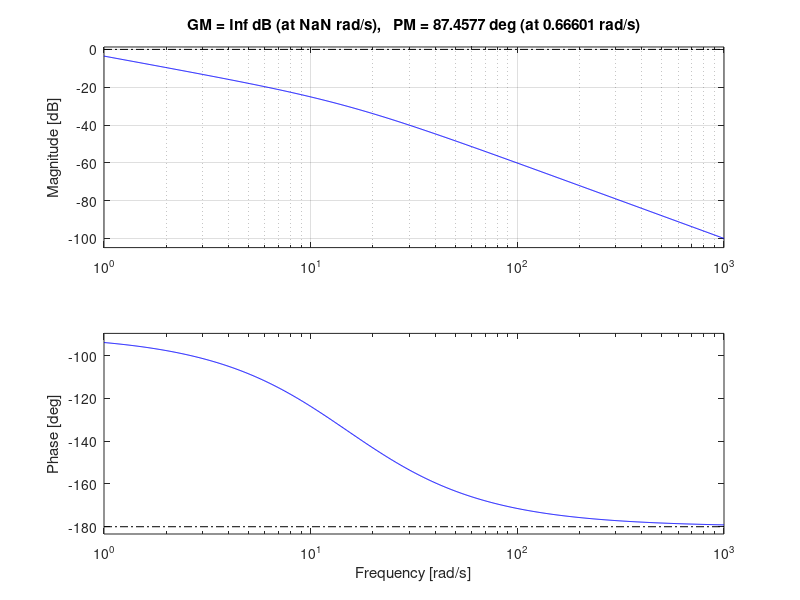
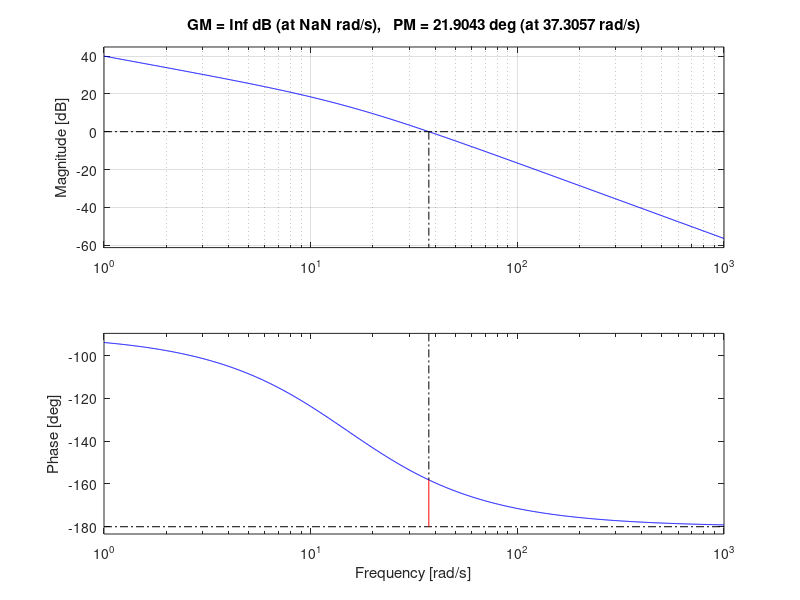
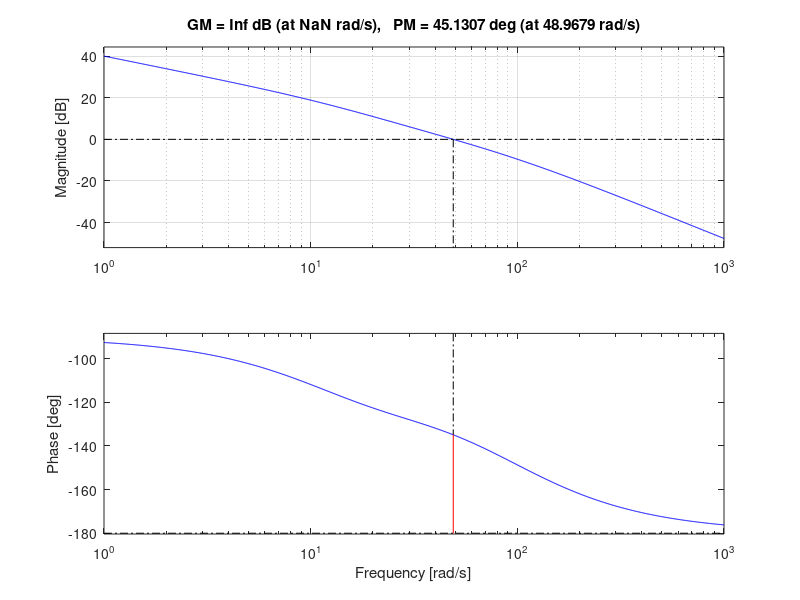
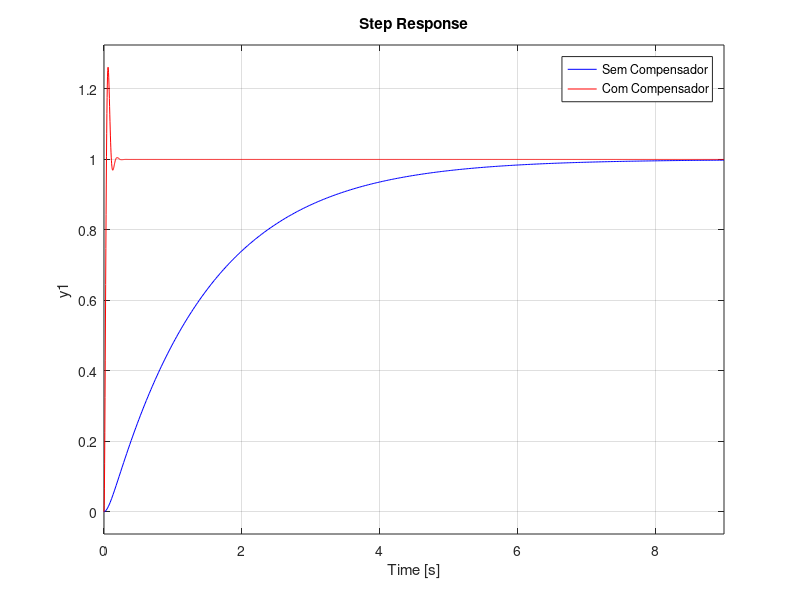

Write the MATLAB code that produced these figures, in order.
%% ESPECIFICACOES
%  PLANTA: G(s) = 10/(s(s+15))
%  mf  = 45 deg
%  mg  = 12 dB
%  ess = 0,01

close all
clc

%% Planta (tipo 1)
nump = 10;
denp = [1 15 0];
G = tf(nump,denp)

%% Determinar a constante Kc do controlador com base no
% desempenho em estado estacionario. Como Kv=100, . Portanto
% o controlador deve contribuir com ganho CC de 150. Assim
Kc = 150;

%% Determinar de quanto precisa ser o aumento de fase para
% termos MF aprox 50 graus ao final. 
% Primeiro fazemos o diagrama de Bode do sistema nao compensado
figure(1)
bode(G)
margin(G)
grid

% usando o Kc somente, acharemos uma primeira estimativa da 
% frequencia de cruzamento:
% planta com compensacao de ganho 
GKc=tf(Kc*nump,denp);

% Diagrama de Bode do sistema compensado com ganho
figure(2)
bode(GKc)
margin(GKc)
grid

% a margem de fase eh aproximadamente 21,9 graus e a frequencia em torno de 37,3 rad/s. 
% Portanto faltam 23,1 graus para 45. Como a frequencia de cruzamente sera
% sempre maior (pela acao do controlador), somaremos uma folga, de 5 graus.
% Assim, desejamos que no ponto de maxima elevacao de fase, o controlador
% contribua 28,1 graus: phi_m = 45 - 21,9 + 5 = 28,1
phi_m=28.1;

%% Determinar a posicao "relativa" do polo em relacao ao zero
% A razao entre as frequencias do zero e do polo, que eh igual a
% "a", que eh dado por 
a=(1-sin(phi_m*pi/180))/(1+sin(phi_m*pi/180))

%% Determinar a "localizacao" da resposta em frequencia do
% controlador, ou seja, encontrar wm, frequencia em que ocorre phi_m. Nessa
% frequencia o ganho do controlador eh (em dB): 
Gc_wm=20*log10(Kc/sqrt(a)) 

%% Para que wm seja a nova frequencia de cruzamento, o ganho
% de malha nessa fequencia deve ser 1. Ou seja, o ganho da planta (sem Kc obviamente) 
% deve ser o inverso do ganho do controlador nessa frequencia. Em dB, o ganho da
% planta deve ser o reciproco (negativo) do ganho do controlador. Mas ja
% calculamos o ganho do controlador em wm: Gc_wm, portanto podemos obter a
% frequencia graficamente:
% Olhar no primeiro grafico!!!

% note que em torno da fequencia 48,7 rad/s a planta tem ganho -Gc_wm (em dB).
% Portanto -> valor encontrado em -47.9 dB
wm=48.7; 

%% Determinar o valor de T
T=1/(wm*sqrt(a)) 

%% Estah projetado o controlador:
numc=Kc*[T 1];
denc=[a*T 1];
C=tf(numc,denc)


%% Compensando o sistema e plotando o bode
% sistema compensado
CG=C*G;

figure(3)
bode(CG)
margin(CG)
grid

%% Dominio do tempo
% resposta do sistema controlado (em malha fechada) ao degrau unitario 
Y_R=feedback(G,1); % sem controlador!!!
Y_R2=feedback(CG,1);  % com controlador

figure(4)
step(Y_R,'b',Y_R2,'r');
legend('Sem Compensador','Com Compensador');

figure(5)
step(Y_R2, 'r');

%% Erro em estado estacionario
t=0:0.01:2;
Yg_R=feedback(G,1);
yg=lsim(Yg_R,t,t);

figure(6)
y=lsim(Y_R2,t,t);
figure(6)
plot(t,t,'k',t,y,t,yg);
xlabel('tempo')
ess=t(end)-y(end)